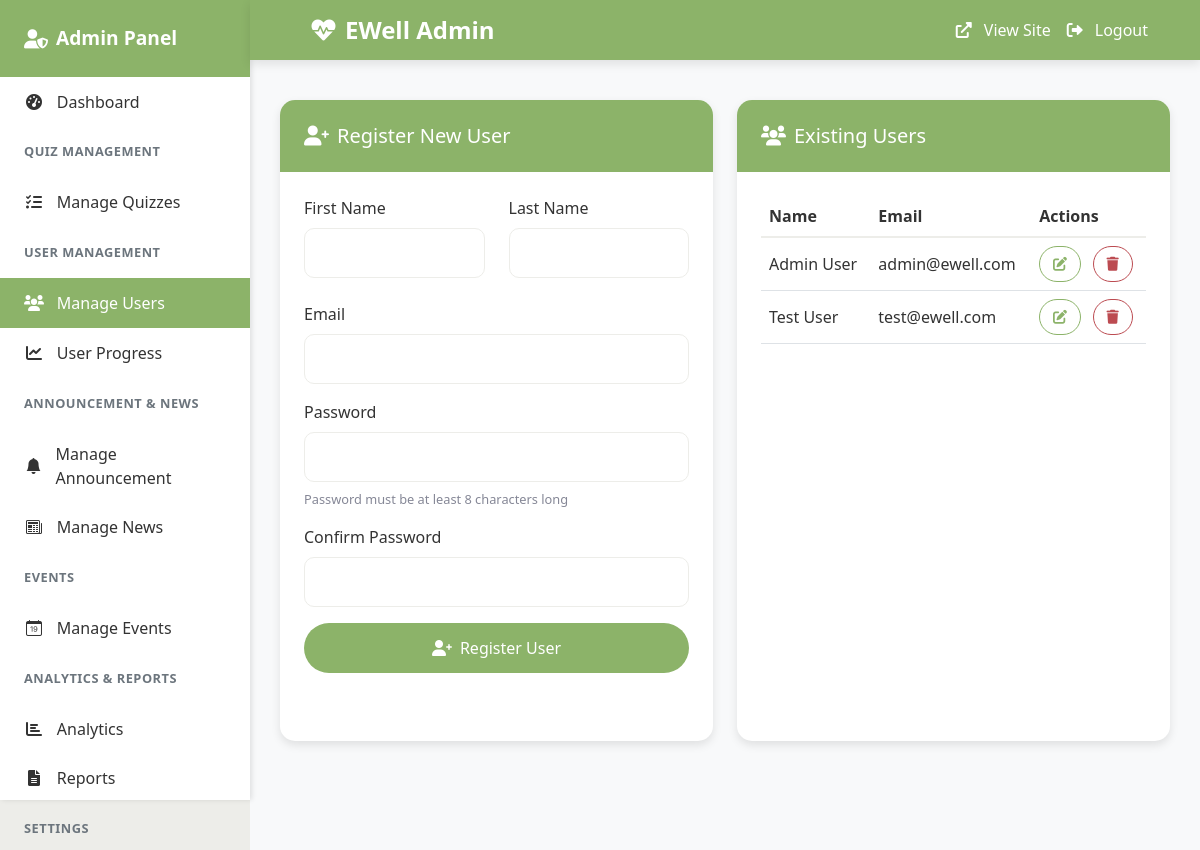
Screenshot of /admin/manage_user.php (signed in) with the database file from the repository.
### tables this page shows
CREATE TABLE `users` (
  `id` int(11) NOT NULL,
  `first_name` varchar(50) NOT NULL,
  `last_name` varchar(50) NOT NULL,
  `email` varchar(100) NOT NULL,
  `password` varchar(255) NOT NULL,
  `role` enum('Admin','User') NOT NULL DEFAULT 'User',
  `last_login` datetime DEFAULT NULL,
  `created_at` datetime NOT NULL DEFAULT current_timestamp(),
  `updated_at` datetime DEFAULT NULL ON UPDATE current_timestamp()
);

### admin/manage_user.php (the view, shortened to what this page needs)
<?php
include '../db_connection/database.php';
$first_name = $last_name = $email = $role = "";
?>
<!DOCTYPE html>
<html lang="en">
<head>
    <link href="https://cdn.jsdelivr.net/npm/bootstrap@5.3.0/dist/css/bootstrap.min.css" rel="stylesheet">
    <link rel="stylesheet" href="https://cdnjs.cloudflare.com/ajax/libs/font-awesome/6.0.0/css/all.min.css">
    <link rel="stylesheet" href="../css/admin_sidebar.css">
    <link rel="stylesheet" href="../css/admin_create_quiz.css">
    <link rel="stylesheet" href="../css/admin_manage_user.css">
</head>
<body>
    <div class="dashboard-container">
        <?php include 'include/sidebar.php'; ?>
        <main class="main-content">
            <nav class="navbar navbar-expand-lg">
                <div class="container-fluid">
                    <div class="d-flex align-items-center">
                        <a class="navbar-brand" href="index.php">
                            <i class="fas fa-heartbeat me-2"></i>EWell Admin
                        </a>
                    </div>
                    <div class="collapse navbar-collapse" id="navbarNav">
                        <ul class="navbar-nav ms-auto">
                            <li class="nav-item">
                                <a class="nav-link" href="../index.php">
                                    <i class="fas fa-external-link-alt me-1"></i>View Site
                                </a>
                            </li>
                            <li class="nav-item">
                                <a class="nav-link" href="../logout.php">
                                    <i class="fas fa-sign-out-alt me-1"></i>Logout
                                </a>
                            </li>
                        </ul>
                    </div>
                </div>
            </nav>
            <div class="container-fluid">
                <div class="row">
                    <div class="col-md-6">
                        <div class="card user-form">
                            <div class="card-header">
                                <h5 class="card-title mb-0">
                                    <i class="fas fa-user-plus me-2"></i>Register New User
                                </h5>
                            </div>
                            <div class="card-body">
                                <form method="POST" action="" class="needs-validation" novalidate>
                                    <div class="row mb-3">
                                        <div class="col-md-6">
                                            <label for="first_name" class="form-label">First Name</label>
                                            <input type="text" class="form-control" id="first_name" name="first_name"
                                                   value="<?php echo htmlspecialchars($first_name); ?>" required>
                                        </div>
                                        <div class="col-md-6">
                                            <label for="last_name" class="form-label">Last Name</label>
                                            <input type="text" class="form-control" id="last_name" name="last_name"
                                                   value="<?php echo htmlspecialchars($last_name); ?>" required>
                                        </div>
                                    </div>
                                    <div class="mb-3">
                                        <label for="Email" class="form-label">Email</label>
                                        <input type="email" class="form-control" id="Email" name="Email"
                                               value="<?php echo htmlspecialchars($email); ?>" required>
                                    </div>
                                    <div class="mb-3">
                                        <label for="password" class="form-label">Password</label>
                                        <input type="password" class="form-control" id="password" name="password"
                                               required minlength="8">
                                        <div class="form-text">Password must be at least 8 characters long</div>
                                    </div>
                                    <div class="mb-3">
                                        <label for="confirmPassword" class="form-label">Confirm Password</label>
                                        <input type="password" class="form-control" id="confirmPassword"
                                               name="confirmPassword" required>
                                    </div>
                                    <button type="submit" name="register" class="btn btn-primary">
                                        <i class="fas fa-user-plus me-2"></i>Register User
                                    </button>
                                </form>
                            </div>
                        </div>
                    </div>
                    <div class="col-md-6">
                        <div class="card user-list">
                            <div class="card-header">
                                <h5 class="card-title mb-0">
                                    <i class="fas fa-users me-2"></i>Existing Users
                                </h5>
                            </div>
                            <div class="card-body">
                                <div class="table-responsive">
                                    <table class="table table-hover">
                                        <thead>
                                            <tr>
                                                <th>Name</th>
                                                <th>Email</th>
                                                <th>Actions</th>
                                            </tr>
                                        </thead>
                                        <tbody>
                                            <?php
                                            $query = "SELECT id, first_name, last_name, Email FROM users ORDER BY first_name";
                                            $result = mysqli_query($conn, $query);
                                            while ($user = mysqli_fetch_assoc($result)):
                                            ?>
                                            <tr>
                                                <td><?php echo htmlspecialchars($user['first_name'] . ' ' . $user['last_name']); ?></td>
                                                <td><?php echo htmlspecialchars($user['Email']); ?></td>
                                                <td>
                                                    <div class="action-buttons">
                                                        <button class="btn btn-sm btn-outline-primary btn-edit me-1">
                                                            <i class="fas fa-edit"></i>
                                                        </button>
                                                        <button class="btn btn-sm btn-outline-danger btn-delete">
                                                            <i class="fas fa-trash"></i>
                                                        </button>
                                                    </div>
                                                </td>
                                            </tr>
                                            <?php endwhile; ?>
                                        </tbody>
                                    </table>
                                </div>
                            </div>
                        </div>
                    </div>
                </div>
            </div>
        </main>
    </div>
</body>
</html>

### css/admin_sidebar.css (style rules this page uses)
body { padding-left: 250px; }

### css/admin_create_quiz.css (style rules this page uses)
:root { --primary-color: #8CB369; --secondary-color: #5B8E7D; --accent-color: #BC4B51; --light-color: #F4E285; --dark-color: #0d1321; --bg-color: #f5f5f5; --bg-secondary: #edede9; --text-dark: #333; --text-light: #fff; --box-shadow: 0 4px 10px rgba(0, 0, 0, 0.1); --transition: all 0.3s ease; --sidebar-width: 250px; --header-height: 60px; }
body { font-family: 'Segoe UI', Tahoma, Geneva, Verdana, sans-serif; background-color: var(--bg-color); color: var(--text-dark); margin: 0; padding: 0; }
.dashboard-container { min-height: 100vh; background: var(--bg-secondary); display: flex; position: relative; }
.main-content { flex: 1; padding: 10px; margin-left: 250px; transition: margin-left 0.3s ease; background-color: #f8f9fa; min-height: 100vh; margin-top: 50px; }
.container-fluid { padding: 20px; }
.card:first-child { margin-top: 20px; }
.navbar { background: var(--primary-color); box-shadow: var(--box-shadow); position: fixed; top: 0; right: 0; left: var(--sidebar-width); z-index: 1000; height: var(--header-height); padding: 0 1.5rem; transition: var(--transition); display: flex; align-items: center; }
.navbar-brand { color: var(--text-light) !important; font-weight: bold; font-size: 1.5rem; display: flex; align-items: center; cursor: pointer; margin-left: 1rem; }
.nav-link { color: var(--text-light) !important; transition: var(--transition); padding: 0.5rem 1rem; display: flex; align-items: center; gap: 0.5rem; }
.card { border: none; border-radius: 15px; box-shadow: var(--box-shadow); transition: var(--transition); background: var(--text-light); margin-bottom: 1.5rem; }
.card-header { background: var(--primary-color); color: var(--text-light); border-radius: 15px 15px 0 0 !important; padding: 1.5rem; border: none; }
.card-body { padding: 1.5rem; }
.btn-primary { background: var(--primary-color); border: none; padding: 0.8rem 1.5rem; border-radius: 25px; transition: var(--transition); font-weight: 500; width: 100%; }
.btn-outline-primary { color: var(--primary-color); border-color: var(--primary-color); padding: 0.8rem 1.5rem; border-radius: 25px; transition: var(--transition); }
.form-control { border-radius: 10px; border: 1px solid var(--bg-secondary); padding: 0.75rem 1rem; transition: var(--transition); font-size: 16px; margin-bottom: 0.5rem; }
.form-label { font-weight: 500; margin-bottom: 0.5rem; color: var(--text-dark); }
.form-text { color: #858796; font-size: 0.8rem; margin-top: 0.25rem; }
.collapse { transition: var(--transition); }
.btn-primary { background: var(--primary-color); border: none; padding: 0.8rem 1.5rem; border-radius: 25px; transition: var(--transition); font-weight: 500; }
.btn-outline-primary { color: var(--primary-color); border-color: var(--primary-color); padding: 0.5rem 1rem; border-radius: 20px; transition: var(--transition); }

### css/admin_manage_user.css (style rules this page uses)
.user-form { background: var(--text-light); border-radius: 15px; box-shadow: var(--box-shadow); height: 100%; }
.user-form .card-header { background: var(--primary-color); color: var(--text-light); border-radius: 15px 15px 0 0 !important; padding: 1.5rem; }
.user-form .form-label { font-weight: 500; color: var(--text-dark); }
.user-form .form-control { border-radius: 10px; border: 1px solid var(--bg-secondary); padding: 0.75rem 1rem; transition: var(--transition); }
.user-list { background: var(--text-light); border-radius: 15px; box-shadow: var(--box-shadow); height: 100%; }
.user-list .card-header { background: var(--primary-color); color: var(--text-light); border-radius: 15px 15px 0 0 !important; padding: 1.5rem; }
.user-list .table { margin-bottom: 0; }
.user-list .table th { font-weight: 600; color: var(--text-dark); border-bottom: 2px solid var(--bg-secondary); }
.user-list .table td { vertical-align: middle; color: var(--text-dark); }
.user-list .btn-sm { padding: 0.4rem 0.8rem; border-radius: 20px; transition: var(--transition); }
.action-buttons { display: flex; gap: 8px; }
.btn-edit { color: var(--primary-color); border-color: var(--primary-color); }
.btn-delete { color: var(--accent-color); border-color: var(--accent-color); }

### rows the page displays
users: first_name+last_name "Admin User", email "admin@ewell.com"
users: first_name+last_name "Test User", email "test@ewell.com"
